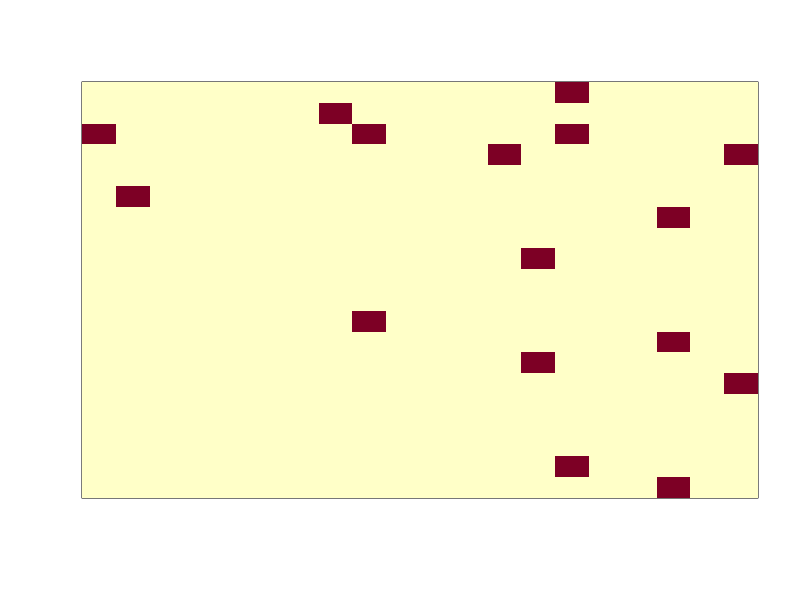
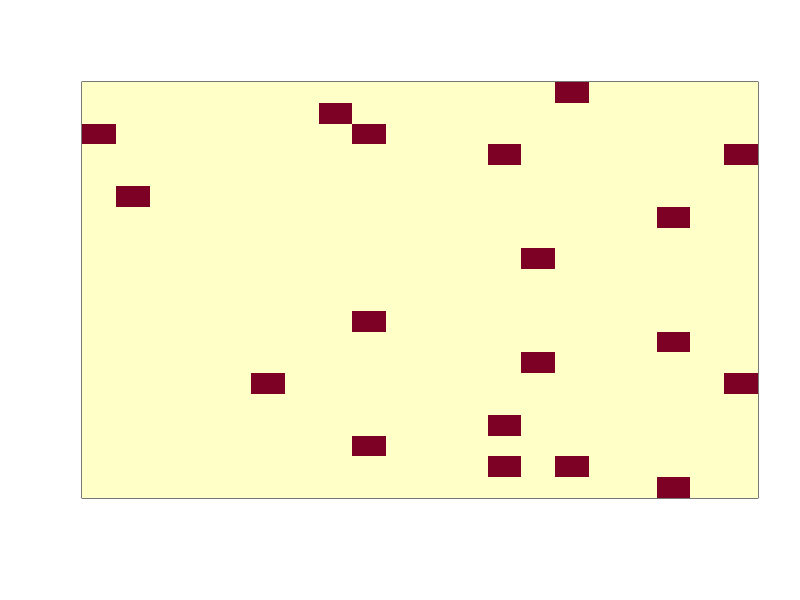
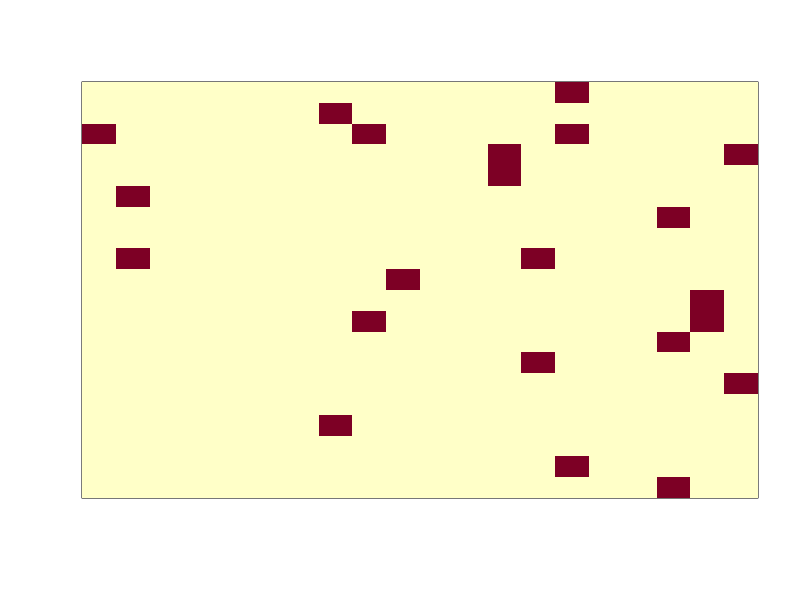
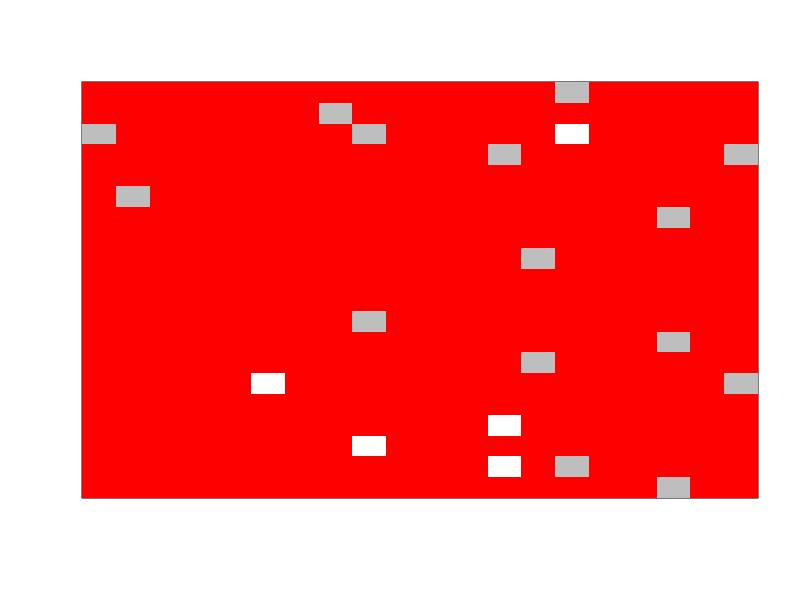
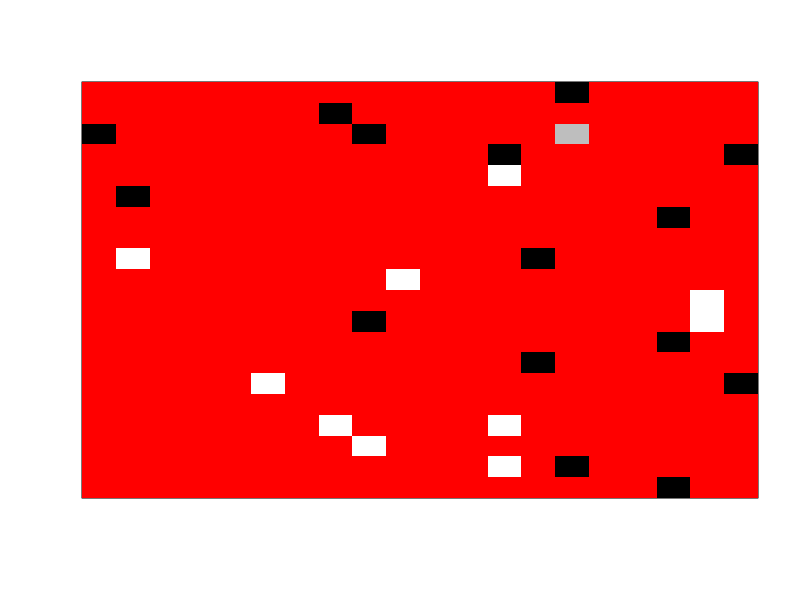
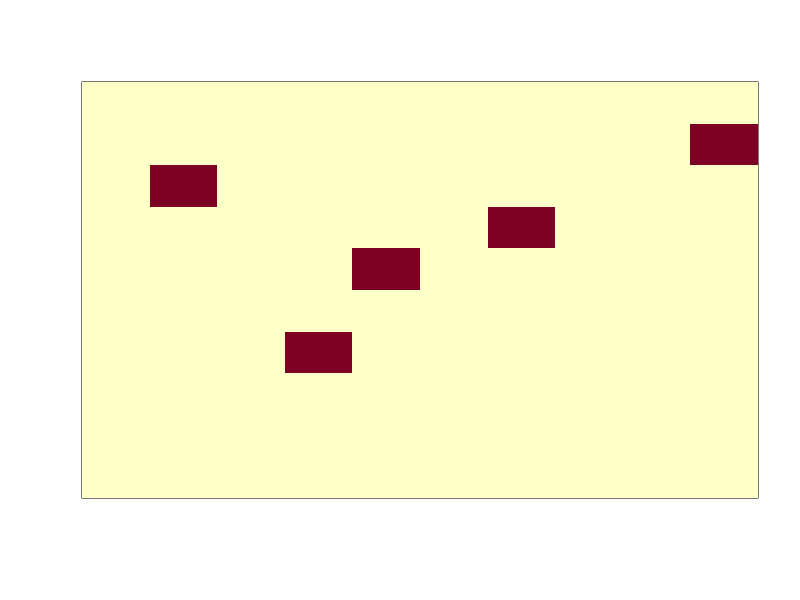
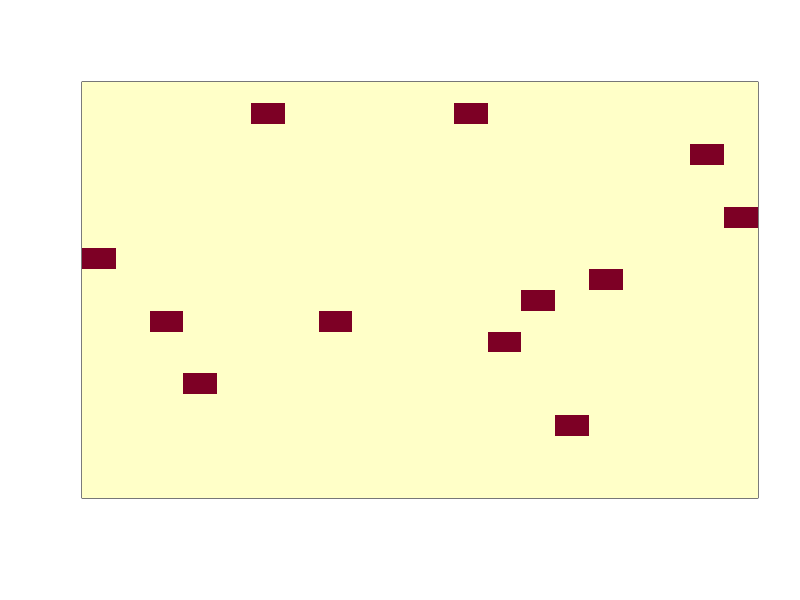
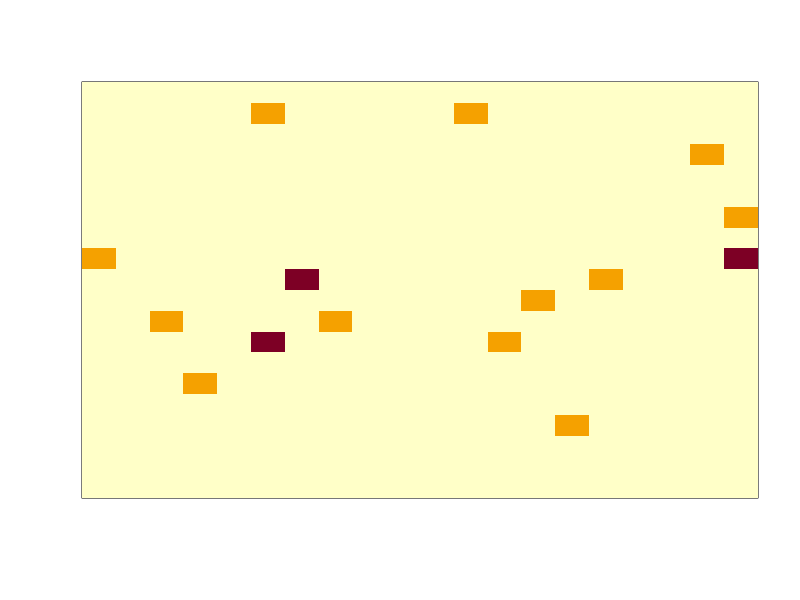

Write the R code that produced these figures, in order.



Ib1a <- matrix(rbinom(20*20,1,0.03),ncol=20)
Ib1b <- Ib1a - matrix(rbinom(20*20,1,0.01),ncol=20) + matrix(rbinom(20*20,1,0.01),ncol=20)
Ib1b[which(Ib1b == 2)] <- 1
Ib1b[which(Ib1b == -1)] <- 1
Ib1ab <- Ib1a + Ib1b
#Ib1ab[which(Ib1ab == 2)] <- 1

Ib1c <- Ib1a - matrix(rbinom(20*20,1,0.01),ncol=20) + matrix(rbinom(20*20,1,0.01),ncol=20)
Ib1c[which(Ib1c == 2)] <- 1
Ib1c[which(Ib1c == -1)] <- 1

Ib1abc <- Ib1ab + Ib1c
#Ib1abc[which(Ib1abc == 2)] <- 1
#Ib1abc[which(Ib1abc == 2)] <- 1

Ib2a <- matrix(rbinom(10*10,1,0.03),ncol=10)
Ib2b <- matrix(rbinom(20*20,1,0.03),ncol=20)
Ib2ab <- matrix(apply(Ib2a, c(2), "+", Ib2b), nrow=20, ncol=20)
Ib2ab[6,8] <- 2
Ib2ab[20,12] <- 2
Ib2ab[7,11] <- 2

Ib3a <- matrix(rbinom(50*50,1,0.02),ncol=50)


jpeg("Ib1a.jpeg")
image(Ib1a, xaxt="n", yaxt="n")
dev.off(2)

jpeg("Ib1b.jpeg")
image(Ib1b, xaxt="n", yaxt="n")
dev.off(2)

jpeg("Ib1c.jpeg")
image(Ib1c, xaxt="n", yaxt="n")
dev.off(2)

jpeg("Ib1ab.jpeg")
image(Ib1ab, xaxt="n", yaxt="n", col=c("red", "white", "gray"))
dev.off(2)

jpeg("Ib1abc.jpeg")
image(Ib1abc, xaxt="n", yaxt="n", col=c("red", "white", "gray", "black"))
dev.off(2)


jpeg("Ib2a.jpeg")
image(Ib2a, xaxt="n", yaxt="n")
dev.off(2)

jpeg("Ib2b.jpeg")
image(Ib2b, xaxt="n", yaxt="n")
dev.off(2)

jpeg("Ib2ab.jpeg")
image(Ib2ab, xaxt="n", yaxt="n")
dev.off(2)


jpeg("Ib3a.jpeg")
image(Ib3a, xaxt="n", yaxt="n")
dev.off(2)